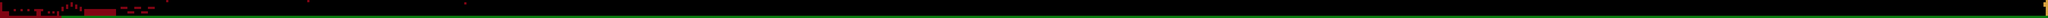

Tiled map render using the project's own tile images. Description and the map definition, with tile-layer contents summarised, below:
An orthogonal 900x8 tile map with 32x32 px tiles, 1 tile layer (ground) and 21 objects.

<map version="1.0" orientation="orthogonal" renderorder="right-down" width="900" height="8" tilewidth="32" tileheight="32">
 <tileset firstgid="1" name="blocks" tilewidth="32" tileheight="32">
  <image source="blocks.png" width="96" height="32" />
 </tileset>
 <layer name="ground" width="900" height="8">
  <data>[7200 cells, 1006 non-empty, 3 distinct tile ids]</data>
 </layer>
 <objectgroup name="crystals">
  <object x="187" y="58" width="33" height="33">
   <ellipse />
  </object>
  <object x="291" y="61" width="25" height="33">
   <ellipse />
  </object>
  <object x="385" y="64" width="28" height="30">
   <ellipse />
  </object>
  <object x="669" y="88" width="35" height="28">
   <ellipse />
  </object>
  <object x="734" y="83" width="33" height="29">
   <ellipse />
  </object>
  <object x="799" y="96" width="30" height="19">
   <ellipse />
  </object>
  <object x="862" y="60" width="30" height="27">
   <ellipse />
  </object>
  <object x="919" y="26" width="27" height="29">
   <ellipse />
  </object>
  <object x="992" y="4" width="25" height="18">
   <ellipse />
  </object>
  <object x="1061" y="34" width="25" height="15">
   <ellipse />
  </object>
  <object x="1124" y="61" width="14" height="21">
   <ellipse />
  </object>
  <object x="1221" y="70" width="33" height="27">
   <ellipse />
  </object>
  <object x="1338" y="54" width="22" height="21">
   <ellipse />
  </object>
  <object x="1462" y="76" width="14" height="29">
   <ellipse />
  </object>
  <object x="1533" y="80" width="40" height="27">
   <ellipse />
  </object>
  <object x="1729" y="70" width="23" height="18">
   <ellipse />
  </object>
  <object x="1830" y="131" width="18" height="20">
   <ellipse />
  </object>
  <object x="1916" y="63" width="22" height="22">
   <ellipse />
  </object>
  <object x="2030" y="142" width="12" height="7">
   <ellipse />
  </object>
  <object x="2104" y="57" width="37" height="23">
   <ellipse />
  </object>
 </objectgroup>
 <objectgroup name="cannons">
  <object x="502" y="82.5" width="66.5" height="36.5">
   <ellipse />
  </object>
 </objectgroup>
</map>